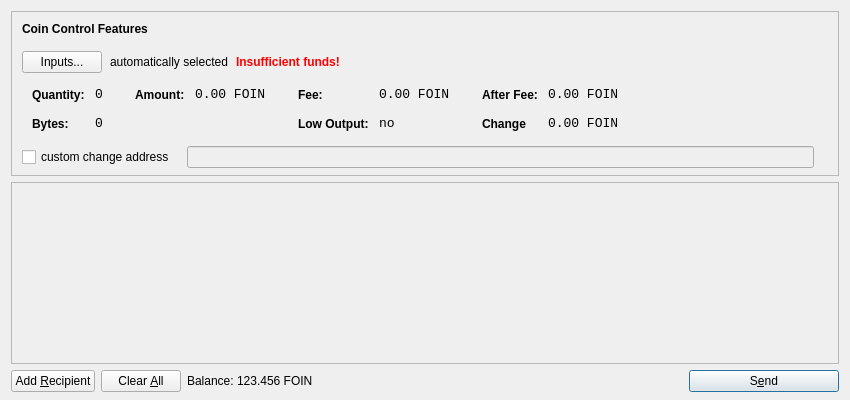
<?xml version="1.0" encoding="UTF-8"?>
<ui version="4.0">
 <class>SendCoinsDialog</class>
 <widget class="QDialog" name="SendCoinsDialog">
  <property name="geometry">
   <rect>
    <x>0</x>
    <y>0</y>
    <width>850</width>
    <height>400</height>
   </rect>
  </property>
  <property name="windowTitle">
   <string>Send Coins</string>
  </property>
  <layout class="QVBoxLayout" name="verticalLayout" stretch="0,1,0">
   <property name="bottomMargin">
    <number>8</number>
   </property>
   <item>
    <widget class="QFrame" name="frameCoinControl">
     <property name="sizePolicy">
      <sizepolicy hsizetype="Expanding" vsizetype="Expanding">
       <horstretch>0</horstretch>
       <verstretch>0</verstretch>
      </sizepolicy>
     </property>
     <property name="maximumSize">
      <size>
       <width>16777215</width>
       <height>16777215</height>
      </size>
     </property>
     <property name="frameShape">
      <enum>QFrame::StyledPanel</enum>
     </property>
     <property name="frameShadow">
      <enum>QFrame::Sunken</enum>
     </property>
     <layout class="QVBoxLayout" name="verticalLayoutCoinControl2">
      <property name="spacing">
       <number>-1</number>
      </property>
      <property name="leftMargin">
       <number>0</number>
      </property>
      <property name="topMargin">
       <number>0</number>
      </property>
      <property name="rightMargin">
       <number>0</number>
      </property>
      <property name="bottomMargin">
       <number>6</number>
      </property>
      <item>
       <layout class="QVBoxLayout" name="verticalLayoutCoinControl" stretch="0,0,0,0,1">
        <property name="spacing">
         <number>0</number>
        </property>
        <property name="leftMargin">
         <number>10</number>
        </property>
        <property name="topMargin">
         <number>10</number>
        </property>
        <item>
         <layout class="QHBoxLayout" name="horizontalLayoutCoinControl1">
          <property name="bottomMargin">
           <number>15</number>
          </property>
          <item>
           <widget class="QLabel" name="labelCoinControlFeatures">
            <property name="sizePolicy">
             <sizepolicy hsizetype="Preferred" vsizetype="Maximum">
              <horstretch>0</horstretch>
              <verstretch>0</verstretch>
             </sizepolicy>
            </property>
            <property name="font">
             <font>
              <weight>75</weight>
              <bold>true</bold>
             </font>
            </property>
            <property name="styleSheet">
             <string notr="true">font-weight:bold;</string>
            </property>
            <property name="text">
             <string>Coin Control Features</string>
            </property>
           </widget>
          </item>
         </layout>
        </item>
        <item>
         <layout class="QHBoxLayout" name="horizontalLayoutCoinControl2" stretch="0,0,0,0">
          <property name="spacing">
           <number>8</number>
          </property>
          <property name="bottomMargin">
           <number>10</number>
          </property>
          <item>
           <widget class="QPushButton" name="pushButtonCoinControl">
            <property name="styleSheet">
             <string notr="true"/>
            </property>
            <property name="text">
             <string>Inputs...</string>
            </property>
           </widget>
          </item>
          <item>
           <widget class="QLabel" name="labelCoinControlAutomaticallySelected">
            <property name="text">
             <string>automatically selected</string>
            </property>
            <property name="margin">
             <number>5</number>
            </property>
           </widget>
          </item>
          <item>
           <widget class="QLabel" name="labelCoinControlInsuffFunds">
            <property name="font">
             <font>
              <weight>75</weight>
              <bold>true</bold>
             </font>
            </property>
            <property name="styleSheet">
             <string notr="true">color:red;font-weight:bold;</string>
            </property>
            <property name="text">
             <string>Insufficient funds!</string>
            </property>
            <property name="margin">
             <number>5</number>
            </property>
           </widget>
          </item>
          <item>
           <spacer name="horizontalSpacerCoinControl">
            <property name="orientation">
             <enum>Qt::Horizontal</enum>
            </property>
            <property name="sizeHint" stdset="0">
             <size>
              <width>40</width>
              <height>1</height>
             </size>
            </property>
           </spacer>
          </item>
         </layout>
        </item>
        <item>
         <widget class="QWidget" name="widgetCoinControl" native="true">
          <property name="sizePolicy">
           <sizepolicy hsizetype="Preferred" vsizetype="Preferred">
            <horstretch>0</horstretch>
            <verstretch>0</verstretch>
           </sizepolicy>
          </property>
          <property name="minimumSize">
           <size>
            <width>0</width>
            <height>0</height>
           </size>
          </property>
          <property name="styleSheet">
           <string notr="true"/>
          </property>
          <layout class="QHBoxLayout" name="horizontalLayoutCoinControl5">
           <property name="margin">
            <number>0</number>
           </property>
           <item>
            <layout class="QHBoxLayout" name="horizontalLayoutCoinControl3" stretch="0,0,0,1">
             <property name="spacing">
              <number>20</number>
             </property>
             <property name="topMargin">
              <number>0</number>
             </property>
             <property name="bottomMargin">
              <number>10</number>
             </property>
             <item>
              <layout class="QFormLayout" name="formLayoutCoinControl1">
               <property name="horizontalSpacing">
                <number>10</number>
               </property>
               <property name="verticalSpacing">
                <number>14</number>
               </property>
               <property name="leftMargin">
                <number>10</number>
               </property>
               <property name="topMargin">
                <number>4</number>
               </property>
               <property name="rightMargin">
                <number>6</number>
               </property>
               <item row="0" column="0">
                <widget class="QLabel" name="labelCoinControlQuantityText">
                 <property name="styleSheet">
                  <string notr="true">font-weight:bold;</string>
                 </property>
                 <property name="text">
                  <string>Quantity:</string>
                 </property>
                 <property name="margin">
                  <number>0</number>
                 </property>
                </widget>
               </item>
               <item row="0" column="1">
                <widget class="QLabel" name="labelCoinControlQuantity">
                 <property name="font">
                  <font>
                   <family>Monospace</family>
                   <pointsize>10</pointsize>
                  </font>
                 </property>
                 <property name="cursor">
                  <cursorShape>IBeamCursor</cursorShape>
                 </property>
                 <property name="contextMenuPolicy">
                  <enum>Qt::ActionsContextMenu</enum>
                 </property>
                 <property name="text">
                  <string>0</string>
                 </property>
                 <property name="margin">
                  <number>0</number>
                 </property>
                 <property name="textInteractionFlags">
                  <set>Qt::LinksAccessibleByMouse|Qt::TextSelectableByKeyboard|Qt::TextSelectableByMouse</set>
                 </property>
                </widget>
               </item>
               <item row="1" column="0">
                <widget class="QLabel" name="labelCoinControlBytesText">
                 <property name="styleSheet">
                  <string notr="true">font-weight:bold;</string>
                 </property>
                 <property name="text">
                  <string>Bytes:</string>
                 </property>
                </widget>
               </item>
               <item row="1" column="1">
                <widget class="QLabel" name="labelCoinControlBytes">
                 <property name="font">
                  <font>
                   <family>Monospace</family>
                   <pointsize>10</pointsize>
                  </font>
                 </property>
                 <property name="cursor">
                  <cursorShape>IBeamCursor</cursorShape>
                 </property>
                 <property name="contextMenuPolicy">
                  <enum>Qt::ActionsContextMenu</enum>
                 </property>
                 <property name="text">
                  <string>0</string>
                 </property>
                 <property name="textInteractionFlags">
                  <set>Qt::LinksAccessibleByMouse|Qt::TextSelectableByKeyboard|Qt::TextSelectableByMouse</set>
                 </property>
                </widget>
               </item>
              </layout>
             </item>
             <item>
              <layout class="QFormLayout" name="formLayoutCoinControl2">
               <property name="horizontalSpacing">
                <number>10</number>
               </property>
               <property name="verticalSpacing">
                <number>14</number>
               </property>
               <property name="leftMargin">
                <number>6</number>
               </property>
               <property name="topMargin">
                <number>4</number>
               </property>
               <property name="rightMargin">
                <number>6</number>
               </property>
               <item row="0" column="0">
                <widget class="QLabel" name="labelCoinControlAmountText">
                 <property name="styleSheet">
                  <string notr="true">font-weight:bold;</string>
                 </property>
                 <property name="text">
                  <string>Amount:</string>
                 </property>
                 <property name="margin">
                  <number>0</number>
                 </property>
                </widget>
               </item>
               <item row="0" column="1">
                <widget class="QLabel" name="labelCoinControlAmount">
                 <property name="font">
                  <font>
                   <family>Monospace</family>
                   <pointsize>10</pointsize>
                  </font>
                 </property>
                 <property name="cursor">
                  <cursorShape>IBeamCursor</cursorShape>
                 </property>
                 <property name="contextMenuPolicy">
                  <enum>Qt::ActionsContextMenu</enum>
                 </property>
                 <property name="text">
                  <string notr="true">0.00 FOIN</string>
                 </property>
                 <property name="textInteractionFlags">
                  <set>Qt::LinksAccessibleByMouse|Qt::TextSelectableByKeyboard|Qt::TextSelectableByMouse</set>
                 </property>
                </widget>
               </item>
              </layout>
             </item>
             <item>
              <layout class="QFormLayout" name="formLayoutCoinControl3">
               <property name="horizontalSpacing">
                <number>10</number>
               </property>
               <property name="verticalSpacing">
                <number>14</number>
               </property>
               <property name="leftMargin">
                <number>6</number>
               </property>
               <property name="topMargin">
                <number>4</number>
               </property>
               <property name="rightMargin">
                <number>6</number>
               </property>
               <item row="0" column="0">
                <widget class="QLabel" name="labelCoinControlFeeText">
                 <property name="styleSheet">
                  <string notr="true">font-weight:bold;</string>
                 </property>
                 <property name="text">
                  <string>Fee:</string>
                 </property>
                 <property name="margin">
                  <number>0</number>
                 </property>
                </widget>
               </item>
               <item row="0" column="1">
                <widget class="QLabel" name="labelCoinControlFee">
                 <property name="font">
                  <font>
                   <family>Monospace</family>
                   <pointsize>10</pointsize>
                  </font>
                 </property>
                 <property name="cursor">
                  <cursorShape>IBeamCursor</cursorShape>
                 </property>
                 <property name="contextMenuPolicy">
                  <enum>Qt::ActionsContextMenu</enum>
                 </property>
                 <property name="text">
                  <string notr="true">0.00 FOIN</string>
                 </property>
                 <property name="textInteractionFlags">
                  <set>Qt::LinksAccessibleByMouse|Qt::TextSelectableByKeyboard|Qt::TextSelectableByMouse</set>
                 </property>
                </widget>
               </item>
               <item row="1" column="0">
                <widget class="QLabel" name="labelCoinControlLowOutputText">
                 <property name="styleSheet">
                  <string notr="true">font-weight:bold;</string>
                 </property>
                 <property name="text">
                  <string>Low Output:</string>
                 </property>
                </widget>
               </item>
               <item row="1" column="1">
                <widget class="QLabel" name="labelCoinControlLowOutput">
                 <property name="font">
                  <font>
                   <family>Monospace</family>
                   <pointsize>10</pointsize>
                  </font>
                 </property>
                 <property name="cursor">
                  <cursorShape>IBeamCursor</cursorShape>
                 </property>
                 <property name="contextMenuPolicy">
                  <enum>Qt::ActionsContextMenu</enum>
                 </property>
                 <property name="text">
                  <string>no</string>
                 </property>
                 <property name="textInteractionFlags">
                  <set>Qt::LinksAccessibleByMouse|Qt::TextSelectableByKeyboard|Qt::TextSelectableByMouse</set>
                 </property>
                </widget>
               </item>
              </layout>
             </item>
             <item>
              <layout class="QFormLayout" name="formLayoutCoinControl4">
               <property name="horizontalSpacing">
                <number>10</number>
               </property>
               <property name="verticalSpacing">
                <number>14</number>
               </property>
               <property name="leftMargin">
                <number>6</number>
               </property>
               <property name="topMargin">
                <number>4</number>
               </property>
               <property name="rightMargin">
                <number>6</number>
               </property>
               <item row="0" column="0">
                <widget class="QLabel" name="labelCoinControlAfterFeeText">
                 <property name="styleSheet">
                  <string notr="true">font-weight:bold;</string>
                 </property>
                 <property name="text">
                  <string>After Fee:</string>
                 </property>
                 <property name="margin">
                  <number>0</number>
                 </property>
                </widget>
               </item>
               <item row="0" column="1">
                <widget class="QLabel" name="labelCoinControlAfterFee">
                 <property name="font">
                  <font>
                   <family>Monospace</family>
                   <pointsize>10</pointsize>
                  </font>
                 </property>
                 <property name="cursor">
                  <cursorShape>IBeamCursor</cursorShape>
                 </property>
                 <property name="contextMenuPolicy">
                  <enum>Qt::ActionsContextMenu</enum>
                 </property>
                 <property name="text">
                  <string notr="true">0.00 FOIN</string>
                 </property>
                 <property name="textInteractionFlags">
                  <set>Qt::LinksAccessibleByMouse|Qt::TextSelectableByKeyboard|Qt::TextSelectableByMouse</set>
                 </property>
                </widget>
               </item>
               <item row="1" column="0">
                <widget class="QLabel" name="labelCoinControlChangeText">
                 <property name="styleSheet">
                  <string notr="true">font-weight:bold;</string>
                 </property>
                 <property name="text">
                  <string>Change</string>
                 </property>
                </widget>
               </item>
               <item row="1" column="1">
                <widget class="QLabel" name="labelCoinControlChange">
                 <property name="font">
                  <font>
                   <family>Monospace</family>
                   <pointsize>10</pointsize>
                  </font>
                 </property>
                 <property name="cursor">
                  <cursorShape>IBeamCursor</cursorShape>
                 </property>
                 <property name="contextMenuPolicy">
                  <enum>Qt::ActionsContextMenu</enum>
                 </property>
                 <property name="text">
                  <string notr="true">0.00 FOIN</string>
                 </property>
                 <property name="textInteractionFlags">
                  <set>Qt::LinksAccessibleByMouse|Qt::TextSelectableByKeyboard|Qt::TextSelectableByMouse</set>
                 </property>
                </widget>
               </item>
              </layout>
             </item>
            </layout>
           </item>
          </layout>
         </widget>
        </item>
        <item>
         <layout class="QHBoxLayout" name="horizontalLayoutCoinControl4" stretch="0,0,0">
          <property name="spacing">
           <number>12</number>
          </property>
          <property name="sizeConstraint">
           <enum>QLayout::SetDefaultConstraint</enum>
          </property>
          <property name="topMargin">
           <number>5</number>
          </property>
          <property name="rightMargin">
           <number>5</number>
          </property>
          <item>
           <widget class="QCheckBox" name="checkBoxCoinControlChange">
            <property name="text">
             <string>custom change address</string>
            </property>
           </widget>
          </item>
          <item>
           <widget class="QLineEdit" name="lineEditCoinControlChange">
            <property name="enabled">
             <bool>false</bool>
            </property>
            <property name="sizePolicy">
             <sizepolicy hsizetype="Expanding" vsizetype="Fixed">
              <horstretch>0</horstretch>
              <verstretch>0</verstretch>
             </sizepolicy>
            </property>
           </widget>
          </item>
          <item>
           <widget class="QLabel" name="labelCoinControlChangeLabel">
            <property name="sizePolicy">
             <sizepolicy hsizetype="Preferred" vsizetype="Expanding">
              <horstretch>0</horstretch>
              <verstretch>0</verstretch>
             </sizepolicy>
            </property>
            <property name="minimumSize">
             <size>
              <width>0</width>
              <height>0</height>
             </size>
            </property>
            <property name="text">
             <string/>
            </property>
            <property name="margin">
             <number>3</number>
            </property>
           </widget>
          </item>
         </layout>
        </item>
        <item>
         <spacer name="verticalSpacerCoinControl">
          <property name="orientation">
           <enum>Qt::Vertical</enum>
          </property>
          <property name="sizeHint" stdset="0">
           <size>
            <width>800</width>
            <height>1</height>
           </size>
          </property>
         </spacer>
        </item>
       </layout>
      </item>
     </layout>
    </widget>
   </item>
   <item>
    <widget class="QScrollArea" name="scrollArea">
     <property name="widgetResizable">
      <bool>true</bool>
     </property>
     <widget class="QWidget" name="scrollAreaWidgetContents">
      <property name="geometry">
       <rect>
        <x>0</x>
        <y>0</y>
        <width>830</width>
        <height>165</height>
       </rect>
      </property>
      <layout class="QVBoxLayout" name="verticalLayout_2">
       <property name="margin">
        <number>0</number>
       </property>
       <item>
        <layout class="QVBoxLayout" name="entries">
         <property name="spacing">
          <number>6</number>
         </property>
        </layout>
       </item>
       <item>
        <spacer name="verticalSpacer">
         <property name="orientation">
          <enum>Qt::Vertical</enum>
         </property>
         <property name="sizeHint" stdset="0">
          <size>
           <width>20</width>
           <height>40</height>
          </size>
         </property>
        </spacer>
       </item>
      </layout>
     </widget>
    </widget>
   </item>
   <item>
    <layout class="QHBoxLayout" name="horizontalLayout">
     <item>
      <widget class="QPushButton" name="addButton">
       <property name="toolTip">
        <string>Send to multiple recipients at once</string>
       </property>
       <property name="text">
        <string>Add &amp;Recipient</string>
       </property>
       <property name="autoDefault">
        <bool>false</bool>
       </property>
      </widget>
     </item>
     <item>
      <widget class="QPushButton" name="clearButton">
       <property name="sizePolicy">
        <sizepolicy hsizetype="Minimum" vsizetype="Fixed">
         <horstretch>0</horstretch>
         <verstretch>0</verstretch>
        </sizepolicy>
       </property>
       <property name="toolTip">
        <string>Remove all transaction fields</string>
       </property>
       <property name="text">
        <string>Clear &amp;All</string>
       </property>
       <property name="autoRepeatDelay">
        <number>300</number>
       </property>
       <property name="autoDefault">
        <bool>false</bool>
       </property>
      </widget>
     </item>
     <item>
      <layout class="QHBoxLayout" name="horizontalLayout_2">
       <property name="spacing">
        <number>3</number>
       </property>
       <item>
        <widget class="QLabel" name="label">
         <property name="sizePolicy">
          <sizepolicy hsizetype="Preferred" vsizetype="Fixed">
           <horstretch>0</horstretch>
           <verstretch>0</verstretch>
          </sizepolicy>
         </property>
         <property name="text">
          <string>Balance:</string>
         </property>
        </widget>
       </item>
       <item>
        <widget class="QLabel" name="labelBalance">
         <property name="sizePolicy">
          <sizepolicy hsizetype="Preferred" vsizetype="Fixed">
           <horstretch>0</horstretch>
           <verstretch>0</verstretch>
          </sizepolicy>
         </property>
         <property name="cursor">
          <cursorShape>IBeamCursor</cursorShape>
         </property>
         <property name="text">
          <string notr="true">123.456 FOIN</string>
         </property>
         <property name="textInteractionFlags">
          <set>Qt::LinksAccessibleByMouse|Qt::TextSelectableByKeyboard|Qt::TextSelectableByMouse</set>
         </property>
        </widget>
       </item>
      </layout>
     </item>
     <item>
      <spacer name="horizontalSpacer">
       <property name="orientation">
        <enum>Qt::Horizontal</enum>
       </property>
       <property name="sizeHint" stdset="0">
        <size>
         <width>40</width>
         <height>20</height>
        </size>
       </property>
      </spacer>
     </item>
     <item>
      <widget class="QPushButton" name="sendButton">
       <property name="minimumSize">
        <size>
         <width>150</width>
         <height>0</height>
        </size>
       </property>
       <property name="toolTip">
        <string>Confirm the send action</string>
       </property>
       <property name="text">
        <string>S&amp;end</string>
       </property>
       <property name="icon">
        <iconset resource="../bitcoin.qrc">
         <normaloff>:/icons/send</normaloff>:/icons/send</iconset>
       </property>
       <property name="default">
        <bool>true</bool>
       </property>
      </widget>
     </item>
    </layout>
   </item>
  </layout>
 </widget>
 <resources>
  <include location="../bitcoin.qrc"/>
 </resources>
 <connections/>
</ui>
